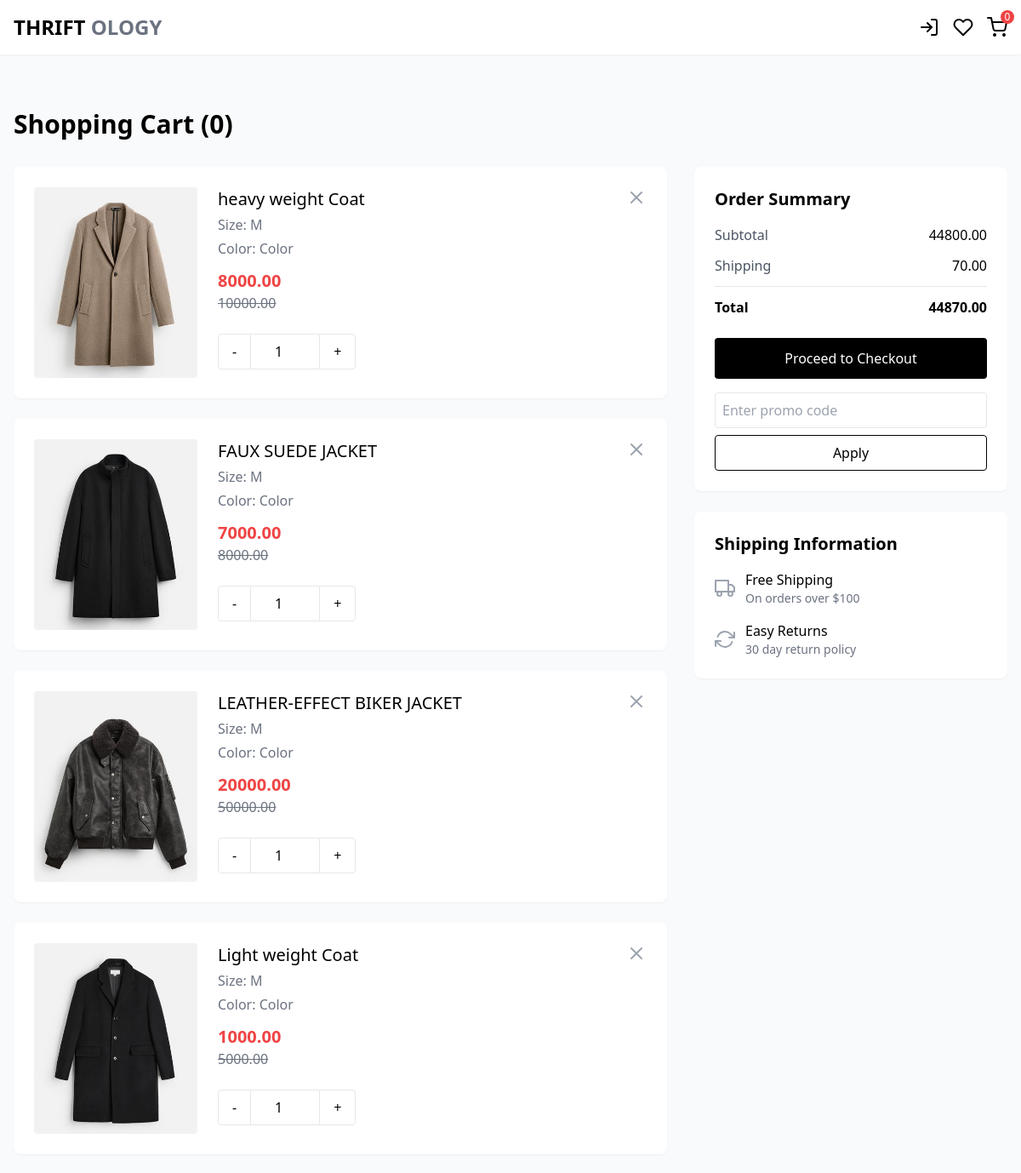
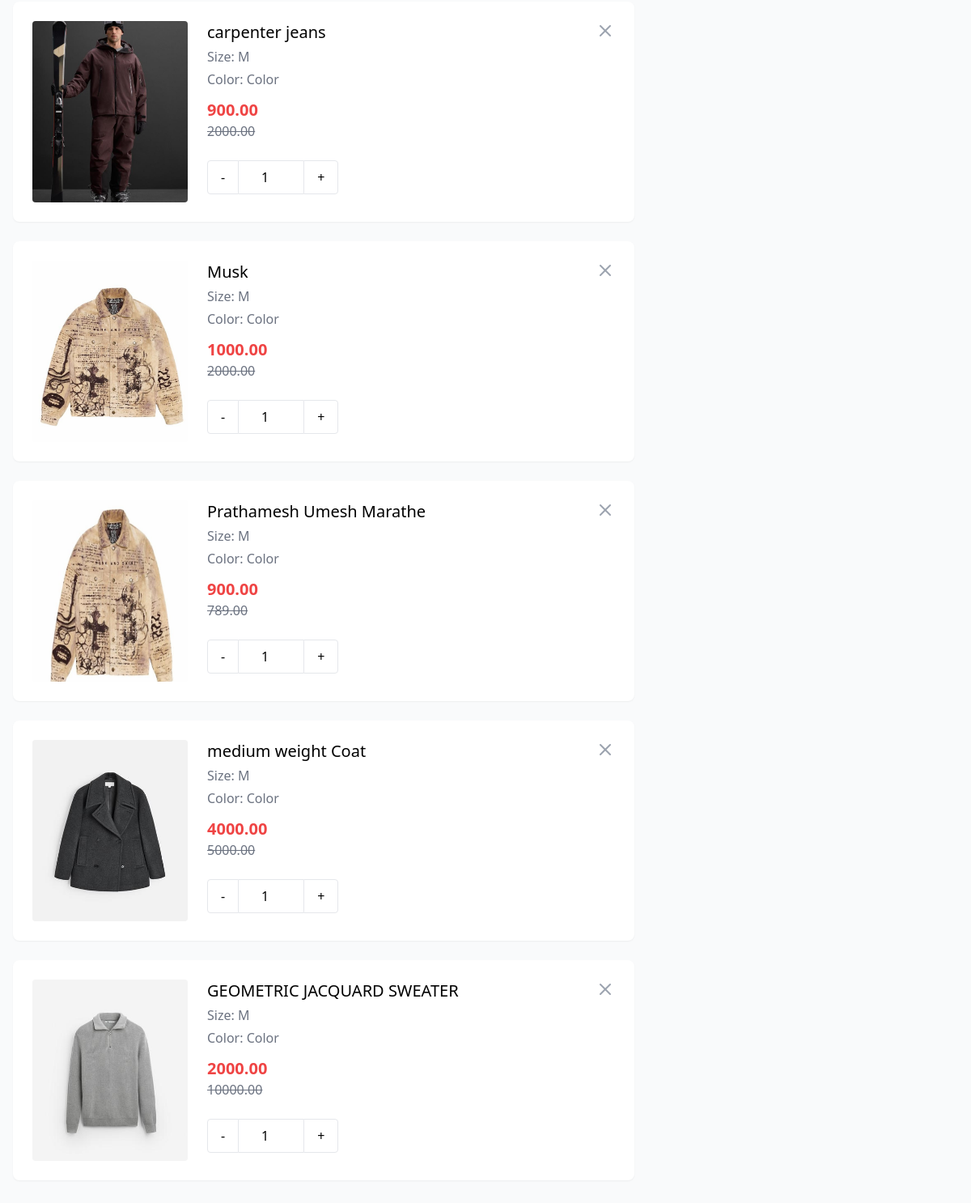
The page /product/cart/ (signed in) on the database its author committed (2 pictures, top to bottom).
### product/models.py (models this page shows, shortened)
class Cart(models.Model):
    user = models.ForeignKey(User, on_delete=models.CASCADE)
    product = models.ForeignKey(Product, on_delete=models.CASCADE)
    quantity = models.PositiveIntegerField(default=1)

class Product(models.Model):
    brand = models.CharField(max_length=55)
    name = models.CharField(max_length=255)
    description = models.TextField()
    selling_price = models.DecimalField(max_digits=10, decimal_places=2)
    discounted_price = models.DecimalField(max_digits=10, decimal_places=2)
    category = models.CharField(choices=CATEGORY_CHOICE,max_length=2)
    image = models.ImageField(upload_to='products/')
    video = models.FileField(upload_to='products/videos/', blank=True, null=True) # New field for videos

### product/views.py (the view)
# urls.py: path('cart/',ShowCart,name="Show_Cart"),
def ShowCart(request):
    if request.user.is_authenticated:
        user = request.user
        cart = Cart.objects.filter(user=user)
        amount = Decimal(0.0)  # Use Decimal for consistency
        shipping_amount = Decimal(70.0)  # Convert shipping amount to Decimal
        total_amount = Decimal(0.0)
        cart_product = Cart.objects.filter(user=user)  # Filter by user directly in the query
        if cart_product:
            for p in cart_product:
                tempamount = (p.quantity * p.product.discounted_price)  # Assume discounted_price is Decimal
                amount += tempamount
            total_amount = amount + shipping_amount
        return render(request, 'cart.html', {'carts': cart, 'total_amount': total_amount, 'amount': amount})
    else:
        return redirect('login')  # Redirect to login if the user is not authenticated

### templates/cart.html (shortened to what this page needs)
<!DOCTYPE html>
<html lang="en">
<head>
    <link href="https://cdn.jsdelivr.net/npm/tailwindcss@2.2.19/dist/tailwind.min.css" rel="stylesheet">
</head>
<body class="bg-gray-50">
    <header class="fixed top-0 left-0 w-full bg-white z-50 shadow-sm">
        <nav class="max-w-7xl mx-auto px-4 py-4 flex justify-between items-center">
            <div class="text-2xl font-bold">
                <span class="text-black">THRIFT</span>
                <span class="text-gray-500">OLOGY</span>
            </div>
            <div class="flex items-center space-x-4">
                <button class="hover:text-gray-600" aria-label="Login">
                    <i data-feather="log-in"></i>
                </button>
                <button class="hover:text-gray-600" aria-label="Wishlist">
                    <i data-feather="heart"></i>
                </button>
                <button class="relative hover:text-gray-600" aria-label="Cart">
                    <i data-feather="shopping-cart"></i>
                    <span id="cart-total-items"
                        class="absolute -top-2 -right-2 bg-red-500 text-white text-xs rounded-full w-4 h-4 flex items-center justify-center">0</span>
                </button>
            </div>
        </nav>
    </header>
    <main class="pt-32 pb-16 max-w-7xl mx-auto px-4">
        <h1 class="text-3xl font-bold mb-8">Shopping Cart (<span id="cart-count">0</span>)</h1>
        <div class="grid md:grid-cols-3 gap-8">
            <section class="md:col-span-2 space-y-6">
                {% for cart in carts %}
                <div class="bg-white p-6 rounded-lg shadow-sm flex space-x-6"
                    data-price="{{ cart.product.discounted_price }}">
                    <img src="{{cart.product.image.url}}" alt="{{ cart.product.name }}"
                        class="w-48 h-56 object-cover rounded" />
                    <div class="flex-grow">
                        <div class="flex justify-between items-start">
                            <div>
                                <h3 class="text-xl font-medium">{{cart.product.name}}</h3>
                                <p class="text-gray-500 mt-1">Size: M</p>
                                <p class="text-gray-500 mt-1">Color: Color</p>
                                <p class="text-red-500 font-bold text-xl mt-3">{{ cart.product.discounted_price }}</p>
                                <p class="text-gray-500 line-through">{{ cart.product.selling_price }}</p>
                            </div>
                            <button class="text-gray-400 hover:text-gray-600 remove-item">
                                <i data-feather="x"></i>
                            </button>
                        </div>
                        <div class="mt-6">
                            <div class="flex items-center">
                                <button class="border rounded-l px-4 py-2 hover:bg-gray-100 quantity-btn"
                                    data-action="decrease">-</button>
                                <input type="number" value="{{ cart.quantity }}" min="1"
                                    class="border-t border-b w-20 py-2 text-center quantity-input" readonly />
                                <button class="border rounded-r px-4 py-2 hover:bg-gray-100 quantity-btn"
                                    data-action="increase">+</button>
                            </div>
                        </div>
                    </div>
                </div>
                {% endfor %}
            </section>
            <aside class="space-y-6">
                <div class="bg-white p-6 rounded-lg shadow-sm">
                    <h2 class="text-xl font-bold mb-4">Order Summary</h2>
                    <div class="space-y-3 mb-6">
                        <div class="flex justify-between">
                            <span class="text-gray-600">Subtotal</span>
                            <span id="subtotal">{{ amount }}</span>
                        </div>
                        <div class="flex justify-between">
                            <span class="text-gray-600">Shipping</span>
                            <span id="shipping">70.00</span>
                        </div>
                        <div class="flex justify-between font-bold pt-3 border-t">
                            <span>Total</span>
                            <span id="total">{{ total_amount }}</span>
                        </div>
                    </div>
                    <button class="w-full bg-black text-white py-3 rounded hover:bg-gray-800">
                        Proceed to Checkout
                    </button>
                    <div class="mt-4">
                        <input type="text" placeholder="Enter promo code" class="w-full border p-2 rounded mb-2" />
                        <button class="w-full border border-black py-2 rounded hover:bg-gray-100">
                            Apply
                        </button>
                    </div>
                </div>
                <div class="bg-white p-6 rounded-lg shadow-sm">
                    <h2 class="text-xl font-bold mb-4">Shipping Information</h2>
                    <div class="space-y-4">
                        <div class="flex items-center space-x-3">
                            <i data-feather="truck" class="text-gray-400"></i>
                            <div>
                                <p class="font-medium">Free Shipping</p>
                                <p class="text-sm text-gray-500">On orders over $100</p>
                            </div>
                        </div>
                        <div class="flex items-center space-x-3">
                            <i data-feather="refresh-cw" class="text-gray-400"></i>
                            <div>
                                <p class="font-medium">Easy Returns</p>
                                <p class="text-sm text-gray-500">30 day return policy</p>
                            </div>
                        </div>
                    </div>
                </div>
            </aside>
        </div>
    </main>
</body>
</html>

### rows shown on the page
Cart: product.image (picture), product.name "heavy weight Coat", product.discounted_price "8000.00", product.selling_price "10000.00", quantity "1"
Cart: product.image (picture), product.name "FAUX SUEDE JACKET", product.discounted_price "7000.00", product.selling_price "8000.00", quantity "1"
Cart: product.image (picture), product.name "LEATHER-EFFECT BIKER JACKET", product.discounted_price "20000.00", product.selling_price "50000.00", quantity "1"
Cart: product.image (picture), product.name "Light weight Coat", product.discounted_price "1000.00", product.selling_price "5000.00", quantity "1"
Cart: product.image (picture), product.name "carpenter jeans", product.discounted_price "900.00", product.selling_price "2000.00", quantity "1"
Cart: product.image (picture), product.name "Musk", product.discounted_price "1000.00", product.selling_price "2000.00", quantity "1"
Cart: product.image (picture), product.name "Prathamesh Umesh Marathe", product.discounted_price "900.00", product.selling_price "789.00", quantity "1"
Cart: product.image (picture), product.name "medium weight Coat", product.discounted_price "4000.00", product.selling_price "5000.00", quantity "1"
Cart: product.image (picture), product.name "GEOMETRIC JACQUARD SWEATER", product.discounted_price "2000.00", product.selling_price "10000.00", quantity "1"

### other values the page prints
{{ amount }} "44800.00"
{{ total_amount }} "44870.00"
